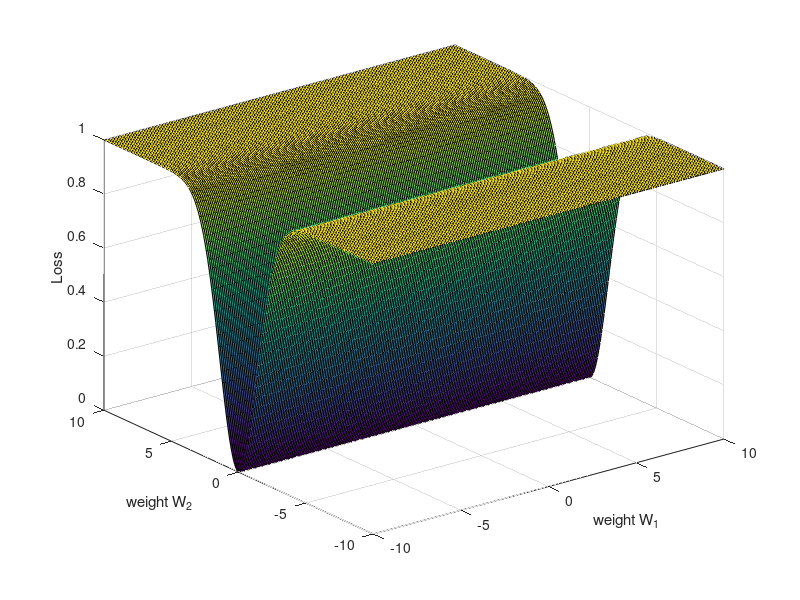

Recreate this plot in MATLAB.
[X,Y] = meshgrid(-10:0.1:10,-10:0.1:10);
Z = -exp(-(0.25)*Y.^2)+1;
fig = figure;
surf(X,Y,Z)
zlabel('Loss')
xlabel('weight W_1')
ylabel('weight W_2')
saveas(fig,'energy_landscape','pdf');